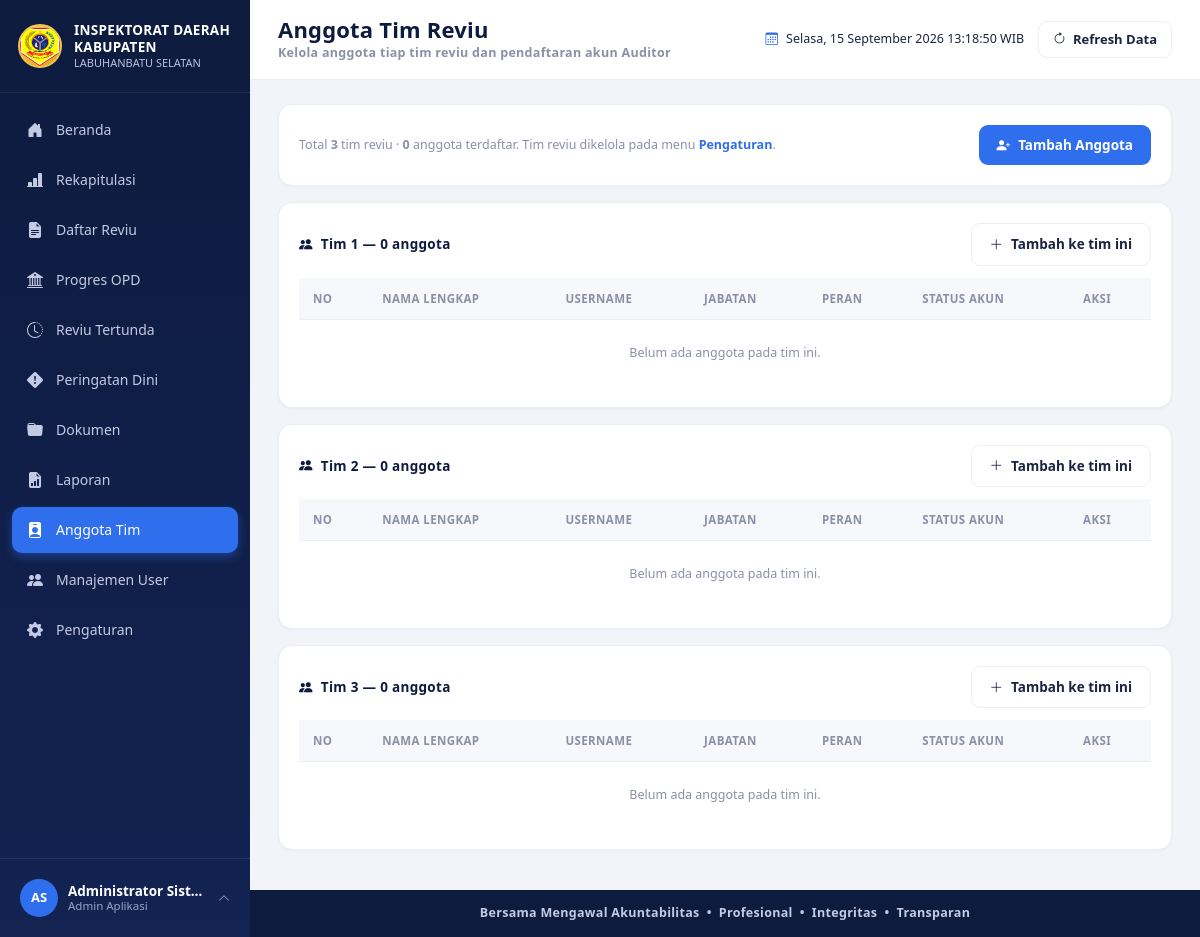
/anggota_tim.php (signed in), run on the app's committed database.
### tables this page shows
CREATE TABLE users (
  id INT AUTO_INCREMENT PRIMARY KEY,
  username VARCHAR(50) NOT NULL UNIQUE,
  password VARCHAR(255) NOT NULL,
  nama_lengkap VARCHAR(100) NOT NULL,
  jabatan VARCHAR(100) DEFAULT NULL,
  role_id INT NOT NULL,
  avatar VARCHAR(255) DEFAULT NULL,
  status ENUM('aktif','nonaktif') NOT NULL DEFAULT 'aktif',
  created_at TIMESTAMP DEFAULT CURRENT_TIMESTAMP,
  CONSTRAINT fk_users_role FOREIGN KEY (role_id) REFERENCES roles(id)
);

CREATE TABLE tim_reviu (
  id INT AUTO_INCREMENT PRIMARY KEY,
  nama_tim VARCHAR(50) NOT NULL
);

### includes/auth.php (called while the page is built, shortened)
<?php
require_once __DIR__ . '/../config/database.php';
function is_logged_in()
{
    return isset($_SESSION['user_id']);
}
function base_url($path = '')
{
    return ROOT_URL . $path;
}
function current_user_data()
{
    global $pdo;
    $stmt = $pdo->prepare("SELECT u.*, r.nama_role, r.slug AS role_slug
                            FROM users u JOIN roles r ON r.id = u.role_id
                            WHERE u.id = ? LIMIT 1");
    $stmt->execute([$_SESSION['user_id']]);
    $cached = $stmt->fetch();
    return $cached;
}

### includes/functions.php (called while the page is built, shortened)
<?php
function e($str)
{
    return htmlspecialchars((string) $str, ENT_QUOTES, 'UTF-8');
}
function avatar_url($avatar)
{
    return null;
}
function initials($name)
{
    $parts = preg_split('/\s+/', trim((string) $name));
    $initials = '';
    foreach (array_slice($parts, 0, 2) as $p) {
        if ($p !== '') {
            $initials .= strtoupper(substr($p, 0, 1));
        }
    }
    return $initials !== '' ? $initials : 'U';
}

### anggota_tim.php (the view, shortened to what this page needs)
<?php
require_once __DIR__ . '/includes/auth.php';
require_once __DIR__ . '/includes/functions.php';
$tim_list = $pdo->query("SELECT * FROM tim_reviu ORDER BY nama_tim ASC")->fetchAll();
$anggota = $pdo->query("SELECT ta.id, ta.tim_reviu_id, ta.peran, ta.created_at,
                               u.id AS user_id, u.nama_lengkap, u.username, u.jabatan, u.status
                        FROM tim_anggota ta
                        JOIN users u ON u.id = ta.user_id
                        ORDER BY (ta.peran = 'Ketua') DESC, u.nama_lengkap ASC")->fetchAll();
$anggota_by_tim = [];
include __DIR__ . '/includes/header.php';
?>
<div class="card-x mb-3">
  <div class="d-flex justify-content-between align-items-center flex-wrap gap-2">
    <div class="small-muted">
      Total <b><?= count($tim_list) ?></b> tim reviu &middot; <b><?= count($anggota) ?></b> anggota terdaftar.
      Tim reviu dikelola pada menu <a href="pengaturan.php?tab=tim_reviu" style="font-weight:700; color:var(--blue);">Pengaturan</a>.
    </div>
    <button type="button" class="btn-x btn-primary-x" onclick="openAddAnggota()"><i class="bi bi-person-plus-fill"></i> Tambah Anggota</button>
  </div>
</div>
<?php if (empty($tim_list)): ?>
  <div class="card-x"><div class="empty-state"><i class="bi bi-people"></i>Belum ada tim reviu. Tambahkan lebih dulu di menu Pengaturan &rarr; Tim Reviu.</div></div>
<?php else: foreach ($tim_list as $t): $rows = $anggota_by_tim[$t['id']] ?? []; ?>
<div class="card-x mb-3">
  <div class="d-flex justify-content-between align-items-center" style="margin-bottom:12px;">
    <div class="card-x-title mb-0"><i class="bi bi-people-fill"></i> <?= e($t['nama_tim']) ?> &mdash; <?= count($rows) ?> anggota</div>
    <button type="button" class="btn-x btn-outline-x" onclick="openAddAnggota(<?= (int)$t['id'] ?>)"><i class="bi bi-plus-lg"></i> Tambah ke tim ini</button>
  </div>
  <div style="overflow-x:auto;">
    <table class="table-x">
      <thead><tr><th>No</th><th>Nama Lengkap</th><th>Username</th><th>Jabatan</th><th>Peran</th><th>Status Akun</th><th>Aksi</th></tr></thead>
      <tbody>
        <?php if (empty($rows)): ?>
          <tr><td colspan="7" class="text-center py-4 small-muted">Belum ada anggota pada tim ini.</td></tr>
        <?php else: $no = 1; foreach ($rows as $a): ?>
        <tr>
          <td><?= $no++ ?></td>
          <td><b><?= e($a['nama_lengkap']) ?></b></td>
          <td><?= e($a['username']) ?></td>
          <td><?= e($a['jabatan'] ?: '-') ?></td>
          <td><span class="badge-x <?= $a['peran'] === 'Ketua' ? 'badge-proses' : 'badge-belummulai' ?>"><?= e($a['peran']) ?></span></td>
          <td><span class="badge-x <?= $a['status'] === 'aktif' ? 'badge-lengkap' : 'badge-belumlengkap' ?>"><?= $a['status'] === 'aktif' ? 'Aktif' : 'Nonaktif' ?></span></td>
          <td>
            <form method="POST" action="process/process_anggota.php" style="display:inline;"
                  data-confirm="Keluarkan anggota ini dari tim? Akun tetap ada di Manajemen User." data-confirm-button="Ya, Keluarkan">
              <?= csrf_field() ?>
              <input type="hidden" name="form_action" value="remove">
              <input type="hidden" name="id" value="<?= (int)$a['id'] ?>">
              <button type="submit" class="btn-eye" style="background:var(--red-light); color:var(--red);" title="Keluarkan dari tim"><i class="bi bi-person-dash"></i></button>
            </form>
          </td>
        </tr>
        <?php endforeach; endif; ?>
      </tbody>
    </table>
  </div>
</div>
<?php endforeach; endif; ?>
<?php
include __DIR__ . '/includes/footer.php';
?>

### includes/sidebar.php (shortened to what this page needs)
<?php
$__user = current_user_data();
$__role = current_role();
$__current_page = basename($_SERVER['PHP_SELF']);
$menu_items = [
  ['label' => 'Beranda',         'icon' => 'bi-house-door-fill',            'link' => 'index.php',           'roles' => ['administrator', 'auditor', 'pimpinan']],
  ['label' => 'Rekapitulasi',    'icon' => 'bi-bar-chart-line-fill',        'link' => 'rekapitulasi.php',    'roles' => ['administrator', 'auditor', 'pimpinan']],
  ['label' => 'Daftar Reviu',    'icon' => 'bi-file-earmark-text-fill',     'link' => 'daftar_reviu.php',    'roles' => ['administrator', 'auditor']],
  ['label' => 'Progres OPD',     'icon' => 'bi-bank2',                      'link' => 'progres_opd.php',     'roles' => ['administrator', 'auditor']],
  ['label' => 'Reviu Tertunda',  'icon' => 'bi-clock-history',              'link' => 'reviu_tertunda.php',  'roles' => ['administrator', 'auditor']],
  ['label' => 'Peringatan Dini', 'icon' => 'bi-exclamation-diamond-fill',   'link' => 'peringatan_dini.php', 'roles' => ['administrator', 'auditor', 'pimpinan'], 'badge' => 'early_warning'],
  ['label' => 'Dokumen',         'icon' => 'bi-folder-fill',                'link' => 'dokumen.php',         'roles' => ['administrator', 'auditor']],
  ['label' => 'Laporan',         'icon' => 'bi-file-earmark-bar-graph-fill', 'link' => 'laporan.php',        'roles' => ['administrator', 'auditor']],
  ['label' => 'Anggota Tim',     'icon' => 'bi-person-badge-fill',          'link' => 'anggota_tim.php',     'roles' => ['administrator']],
  ['label' => 'Manajemen User',  'icon' => 'bi-people-fill',                'link' => 'user_management.php', 'roles' => ['administrator']],
  ['label' => 'Pengaturan',      'icon' => 'bi-gear-fill',                  'link' => 'pengaturan.php',      'roles' => ['administrator', 'auditor']],
];
$__avatar = avatar_url($__user['avatar']);
?>
<aside class="sidebar" id="appSidebar">
    <div class="sidebar-brand">
        <img src="<?= e(base_url('assets/images/logo-kabupaten.png')) ?>" alt="Logo Kabupaten Labuhanbatu Selatan"
            class="logo-emblem" onerror="this.style.display='none'">
        <div class="brand-text">
            <div class="t1">INSPEKTORAT DAERAH</div>
            <div class="t1">KABUPATEN</div>
            <div class="t2">LABUHANBATU SELATAN</div>
        </div>
    </div>
    <nav class="sidebar-menu">
        <?php foreach ($menu_items as $item):
      $is_active = $__current_page === $item['link'];
    ?>
        <a href="<?= e(base_url($item['link'])) ?>" class="menu-item <?= $is_active ? 'active' : '' ?>">
            <i class="bi <?= e($item['icon']) ?>"></i>
            <span><?= e($item['label']) ?></span>
        </a>
        <?php endforeach; ?>
    </nav>
    <div class="sidebar-user">
        <div class="user-row" id="userRowToggle">
            <?php if ($__avatar): ?>
            <img src="<?= e($__avatar) ?>" class="avatar-sm" alt="avatar">
            <?php else: ?>
            <div class="avatar-sm"><?= e(initials($__user['nama_lengkap'])) ?></div>
            <?php endif; ?>
            <div class="user-info">
                <div class="u-name"><?= e($__user['nama_lengkap']) ?></div>
                <div class="u-role"><?= e($__user['jabatan'] ? $__user['jabatan'] : role_label($__role)) ?></div>
            </div>
            <i class="bi bi-chevron-up caret"></i>
        </div>
    </div>
</aside>

### assets/css/style.css (style rules this page uses)
:root { --navy:#0d1b3e; --navy-2:#132352; --navy-3:#1b2f66; --blue:#2f6fed; --blue-light:#eaf1ff; --green:#16a34a; --green-light:#e7f7ed; --amber:#f59e0b; --amber-light:#fef3e0; --red:#ef4444; --red-light:#fdeaea; --purple:#8b5cf6; --purple-light:#f1eafe; --gray-bg:#f2f4fa; --text-main:#1b2440; --text-muted:#8a90a6; --border-color:#eceef5; --radius:14px; }
* { box-sizing:border-box; }
body { background:var(--gray-bg); color:var(--text-main); font-family:'Segoe UI', -apple-system, BlinkMacSystemFont, Roboto, Arial, sans-serif; font-size:14.5px; }
a { text-decoration:none; }
.small-muted { color:var(--text-muted); font-size:12.5px; }
.sidebar { width:250px; min-width:250px; background:linear-gradient(180deg,var(--navy) 0%,var(--navy-2) 100%); color:#fff; display:flex; flex-direction:column; position:fixed; top:0; left:0; bottom:0; z-index:1000; }
.sidebar-brand { display:flex; align-items:center; gap:12px; padding:22px 18px; border-bottom:1px solid rgba(255,255,255,.08); }
.sidebar-brand .logo-emblem { width:44px; height:44px; border-radius:50%; background:radial-gradient(circle at 30% 30%, #ffd76a, #d4a017); display:flex; align-items:center; justify-content:center; font-weight:700; color:#3a2c00; font-size:15px; border:2px solid #f0c352; flex-shrink:0; }
.sidebar-brand .brand-text { line-height:1.25; }
.sidebar-brand .brand-text .t1 { font-weight:800; font-size:13.5px; letter-spacing:.3px; }
.sidebar-brand .brand-text .t2 { font-size:11px; color:#b9c2e0; }
.sidebar-menu { padding:14px 12px; flex:1; overflow-y:auto; }
.sidebar-menu .menu-item { display:flex; align-items:center; gap:12px; padding:11px 14px; margin-bottom:4px; border-radius:10px; color:#c3cae4; font-size:14px; font-weight:500; transition:background .15s ease, color .15s ease; }
.sidebar-menu .menu-item i { font-size:16px; width:18px; text-align:center; }
.sidebar-menu .menu-item.active { background:var(--blue); color:#fff; box-shadow:0 4px 10px rgba(47,111,237,.4); }
.sidebar-user { border-top:1px solid rgba(255,255,255,.08); padding:14px 14px; position:relative; }
.sidebar-user .user-row { display:flex; align-items:center; gap:10px; cursor:pointer; padding:6px; border-radius:10px; }
.sidebar-user .avatar-sm { width:38px; height:38px; border-radius:50%; object-fit:cover; background:var(--blue); color:#fff; display:flex; align-items:center; justify-content:center; font-weight:700; font-size:13px; flex-shrink:0; }
.sidebar-user .user-info { line-height:1.2; flex:1; min-width:0; }
.sidebar-user .user-info .u-name { font-size:13.5px; font-weight:700; color:#fff; white-space:nowrap; overflow:hidden; text-overflow:ellipsis; }
.sidebar-user .user-info .u-role { font-size:11.5px; color:#98a3c7; }
.sidebar-user .caret { color:#98a3c7; font-size:12px; }
.card-x { background:#fff; border-radius:var(--radius); border:1px solid var(--border-color); padding:20px; box-shadow:0 1px 3px rgba(20,30,70,.04); }
.card-x .card-x-title { font-size:13.5px; font-weight:800; color:var(--navy); letter-spacing:.3px; margin-bottom:16px; display:flex; align-items:center; gap:8px; }
.table-x { width:100%; border-collapse:separate; border-spacing:0; font-size:13px; }
.table-x thead th { background:#f7f8fc; color:var(--text-muted); font-size:11.5px; text-transform:uppercase; letter-spacing:.4px; font-weight:700; padding:12px 14px; text-align:left; border-bottom:1px solid var(--border-color); white-space:nowrap; }
.table-x tbody td { padding:13px 14px; border-bottom:1px solid var(--border-color); vertical-align:middle; }
.table-x tbody tr:last-child td { border-bottom:none; }
.btn-x { border:none; border-radius:9px; padding:10px 18px; font-size:13.5px; font-weight:700; display:inline-flex; align-items:center; gap:8px; cursor:pointer; }
.btn-primary-x { background:var(--blue); color:#fff; }
.btn-outline-x { background:#fff; border:1px solid var(--border-color); color:var(--text-main); }

### data on the page
users: nama_lengkap "AS", nama_lengkap "Administrator Sist…", jabatan "Admin Aplikasi"
tim_reviu: nama_tim "Tim 1", id "0"
tim_reviu: nama_tim "Tim 2", id "0"
tim_reviu: nama_tim "Tim 3", id "0"

### other printed values
$item['label'] "Beranda"
$item['label'] "Rekapitulasi"
$item['label'] "Daftar Reviu"
$item['label'] "Progres OPD"
$item['label'] "Reviu Tertunda"
$item['label'] "Peringatan Dini"
$item['label'] "Dokumen"
$item['label'] "Laporan"
$item['label'] "Anggota Tim"
$item['label'] "Manajemen User"
$item['label'] "Pengaturan"
$page_title "Anggota Tim Reviu"
$page_subtitle "Kelola anggota tiap tim reviu dan pendaftaran akun Auditor"
count($tim_list) "3"
count($anggota) "0"
